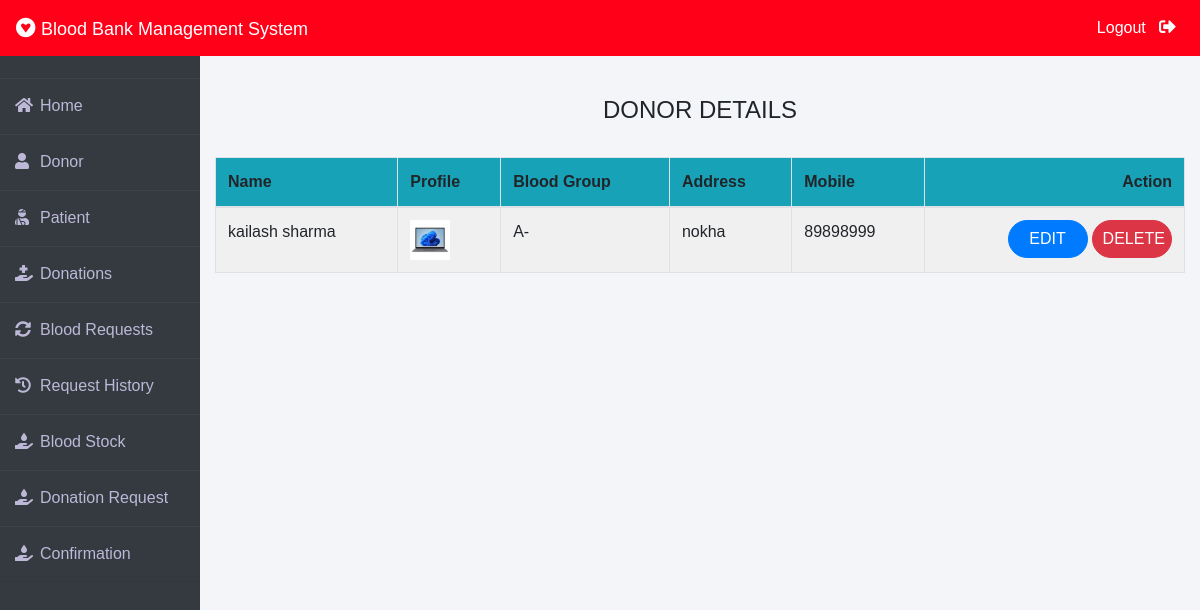
The page /admin-donor (signed in) on the database as committed earlier.
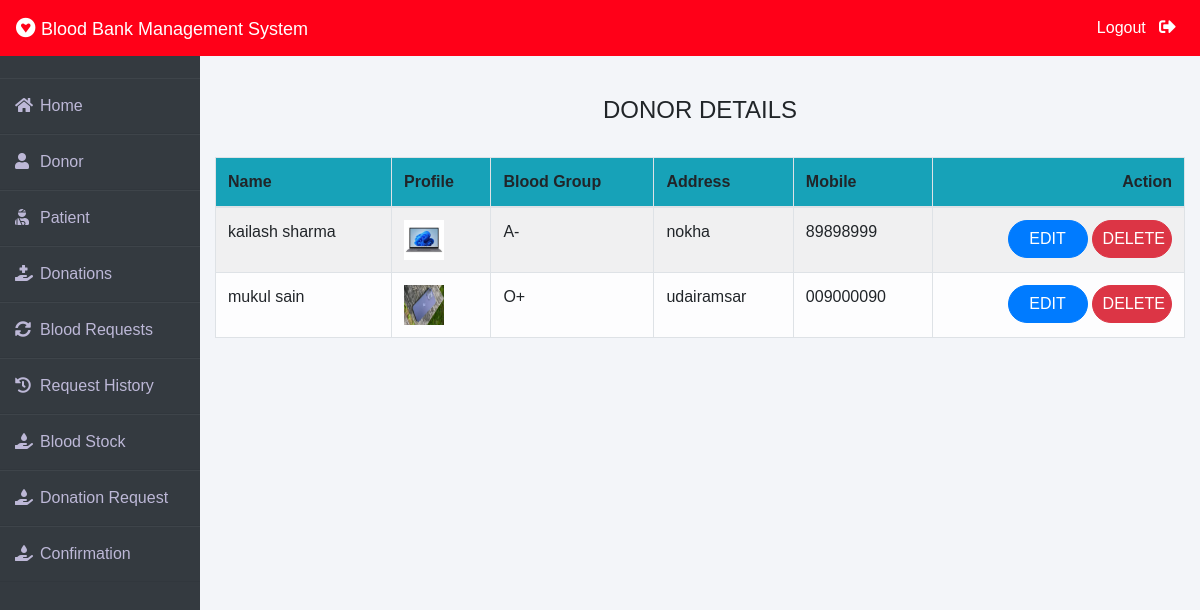
The same page on the database as committed later.
### donor/models.py (models this page shows, shortened)
class Donor(models.Model):
    user=models.OneToOneField(User,on_delete=models.CASCADE)
    profile_pic= models.ImageField(upload_to='profile_pic/Donor/',null=True,blank=True)
    bloodgroup=models.CharField(max_length=10)
    address = models.CharField(max_length=40)
    mobile = models.CharField(max_length=20,null=False)
    @property
    def get_name(self):
        return self.user.first_name+" "+self.user.last_name

### blood/views.py (the view)
# urls.py: path('admin-donor', views.admin_donor_view,name='admin-donor'),
@login_required(login_url='adminlogin')
def admin_donor_view(request):
    donors=Donor.objects.all()
    return render(request,'blood/admin_donor.html',{'donors':donors})

### blood/templates/blood/admin_donor.html
{% extends 'blood/adminbase.html' %}
{% block content %}
{% load widget_tweaks %}
{%load static%}
<br><br>
<div class="container">
    <H4 class="text-center">DONOR DETAILS</H4><br>
    <table class="table table-light table-hover table-bordered table-striped">
        <thead class="bg-info">
            <tr>
                <th scope="col">Name</th>
                <th scope="col">Profile</th>
                <th scope="col">Blood Group</th>
                <th scope="col">Address</th>
                <th scope="col">Mobile</th>
                <th class="text-right">Action</th>
            </tr>
        </thead>
        <tbody>
            {% for t in donors %}
            <tr>
                <td> {{t.get_name}}</td>
                <td> <img src="{% static t.profile_pic.url %}" alt="Profile Pic" height="40px" width="40px" /></td>
                <td>{{t.bloodgroup}}</td>
                <td>{{t.address}}</td>
                <td>{{t.mobile}}</td>
                <td class="text-right">
                    <button class="btn btn-primary badge-pill" style="width: 80px;"><a  style="text-decoration: none;color: white;" href="{% url 'update-donor' t.id  %}">EDIT</a> </button>
                    <button class="btn btn-danger badge-pill" style="width: 80px;"><a  style="text-decoration: none;color: white;" href="{% url 'delete-donor' t.id  %}">DELETE</a> </button>
                </td>
            </tr>
            {% endfor %}
        </tbody>
    </table>
</div>
{% endblock content %}

Rows that differ between the two databases and show on the page:
added Donor: get_name "mukul sain", profile_pic (picture), bloodgroup "O+", address "udairamsar", mobile "009000090"
